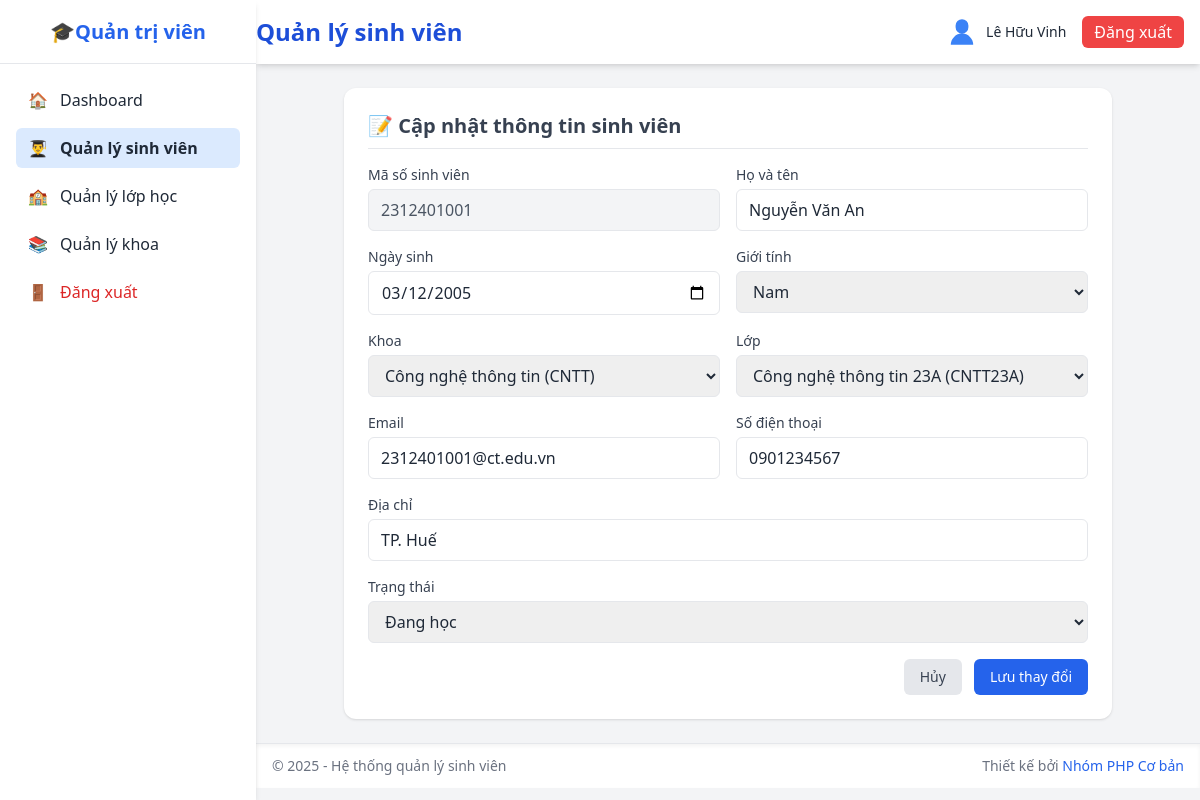
Screenshot of /admin/student_edit.php?mssv=2312401001 (signed in) with the database file from the repository.
### tables this page shows
CREATE TABLE `sinh_vien` (
  `mssv` varchar(20) NOT NULL,
  `hoten` varchar(100) NOT NULL,
  `ngaysinh` date DEFAULT NULL,
  `gioitinh` enum('Nam','Nữ','Khác') DEFAULT 'Nam',
  `malop` varchar(20) DEFAULT NULL,
  `makhoa` varchar(20) DEFAULT NULL,
  `email` varchar(100) DEFAULT NULL,
  `sdt` varchar(20) DEFAULT NULL,
  `diachi` varchar(255) DEFAULT NULL,
  `password` varchar(255) NOT NULL,
  `trangthai` enum('Đang học','Tốt nghiệp','Bảo lưu','Đã nghỉ') DEFAULT 'Đang học'
);

CREATE TABLE `khoa` (
  `makhoa` varchar(20) NOT NULL,
  `tenkhoa` varchar(100) NOT NULL,
  `mota` text DEFAULT NULL
);

CREATE TABLE `lop` (
  `malop` varchar(20) NOT NULL,
  `tenlop` varchar(100) NOT NULL,
  `makhoa` varchar(20) DEFAULT NULL
);

### database/pdo.php (called while the page is built, shortened)
<?php
class DB
{
    private static $pdo = null;
    private static function connect_pdo(): \PDO
    {
        $host = DB_HOST;
        $user = DB_USERNAME;
        $pass = DB_PASSWORD;
        $db   = DB_NAME;
        $charset = DB_CHARSET;
        $dsn = "mysql:host={$host};dbname={$db};charset={$charset}";
        try {
            $options = [
                \PDO::ATTR_ERRMODE => \PDO::ERRMODE_EXCEPTION,
                \PDO::ATTR_DEFAULT_FETCH_MODE => \PDO::FETCH_ASSOC,
                \PDO::ATTR_EMULATE_PREPARES => false,
            ];
            return new \PDO($dsn, $user, $pass, $options);
        } catch (\PDOException $e) {
            die('Kết nối PDO thất bại: ' . $e->getMessage());
        }
    }
    private static function init()
    {
        if (self::$pdo === null) {
            self::$pdo = self::connect_pdo();
        }
    }
    public static function getPdo()
    {
        return self::$pdo;
    }
    public static function select(string $sql, array $params = []): array
    {
        $stmt = self::getPdo()->prepare($sql);
        $stmt->execute($params);
        return $stmt->fetchAll();
    }
    public static function selectOne(string $sql, array $params = []): ?array
    {
        $stmt = self::getPdo()->prepare($sql);
        $stmt->execute($params);
        $row = $stmt->fetch();
        return $row === false ? null : $row;
    }
}

### admin/student_edit.php (the view, shortened to what this page needs)
<?php
$mssv = trim($_GET['mssv'] ?? '');
$student = DB::selectOne('
    SELECT sv.*, l.tenlop, k.tenkhoa
    FROM sinh_vien sv
    LEFT JOIN lop l ON sv.malop = l.malop
    LEFT JOIN khoa k ON sv.makhoa = k.makhoa
    WHERE sv.mssv = :mssv',
    ['mssv' => $mssv]
);
$khoas = DB::select('SELECT makhoa, tenkhoa FROM khoa ORDER BY tenkhoa');
$lops = DB::select('SELECT malop, tenlop, makhoa FROM lop ORDER BY tenlop');
include('../includes/sidebar.php');
include('../includes/header.php');
?>
<div class="bg-white shadow rounded-xl p-6 max-w-3xl mx-auto">
    <h3 class="text-xl font-semibold mb-4 text-gray-700 border-b pb-2">📝 Cập nhật thông tin sinh viên</h3>
    <form action="student_edit_process.php" method="POST" class="space-y-4">
        <div class="grid grid-cols-1 sm:grid-cols-2 gap-4">
            <div>
                <label class="block text-sm font-medium text-gray-700 mb-1">Mã số sinh viên</label>
                <div class="w-full border rounded-md px-3 py-2 bg-gray-100 text-gray-600">
                    <?php echo htmlspecialchars($student['mssv']); ?>
                </div>
            </div>
            <div>
                <label class="block text-sm font-medium text-gray-700 mb-1">Họ và tên</label>
                <input type="text" name="hoten" required value="<?php echo htmlspecialchars($student['hoten']); ?>"
                       class="w-full border rounded-md px-3 py-2 focus:ring-2 focus:ring-blue-400 outline-none">
            </div>
            <div>
                <label class="block text-sm font-medium text-gray-700 mb-1">Ngày sinh</label>
                <input type="date" name="ngaysinh" value="<?php echo htmlspecialchars($student['ngaysinh'] ?? ''); ?>"
                       class="w-full border rounded-md px-3 py-2 focus:ring-2 focus:ring-blue-400 outline-none">
            </div>
            <div>
                <label class="block text-sm font-medium text-gray-700 mb-1">Giới tính</label>
                <select name="gioitinh" class="w-full border rounded-md px-3 py-2 focus:ring-2 focus:ring-blue-400 outline-none">
                    <option value="Nam" <?php echo $student['gioitinh'] === 'Nam' ? 'selected' : ''; ?>>Nam</option>
                </select>
            </div>
            <div>
                <label class="block text-sm font-medium text-gray-700 mb-1">Khoa</label>
                <select id="makhoa" name="makhoa" class="w-full border rounded-md px-3 py-2 focus:ring-2 focus:ring-blue-400 outline-none">
                    <?php foreach ($khoas as $khoa): ?>
                        <option value="<?= htmlspecialchars($khoa['makhoa']) ?>"
                                <?php echo $student['makhoa'] === $khoa['makhoa'] ? 'selected' : ''; ?>>
                            <?= htmlspecialchars($khoa['tenkhoa']) ?> (<?= htmlspecialchars($khoa['makhoa']) ?>)
                        </option>
                    <?php endforeach; ?>
                </select>
            </div>
            <div>
                <label class="block text-sm font-medium text-gray-700 mb-1">Lớp</label>
                <select id="malop" name="malop" class="w-full border rounded-md px-3 py-2 focus:ring-2 focus:ring-blue-400 outline-none">
                    <?php foreach ($lops as $lop): ?>
                        <option value="<?= htmlspecialchars($lop['malop']) ?>"
                                data-makhoa="<?= htmlspecialchars($lop['makhoa']) ?>"
                                <?php echo $student['malop'] === $lop['malop'] ? 'selected' : ''; ?>>
                            <?= htmlspecialchars($lop['tenlop']) ?> (<?= htmlspecialchars($lop['malop']) ?>)
                        </option>
                    <?php endforeach; ?>
                </select>
            </div>
            <div>
                <label class="block text-sm font-medium text-gray-700 mb-1">Email</label>
                <input type="email" name="email" value="<?php echo htmlspecialchars($student['email'] ?? ''); ?>"
                       class="w-full border rounded-md px-3 py-2 focus:ring-2 focus:ring-blue-400 outline-none">
            </div>
            <div>
                <label class="block text-sm font-medium text-gray-700 mb-1">Số điện thoại</label>
                <input type="text" name="sdt" value="<?php echo htmlspecialchars($student['sdt'] ?? ''); ?>"
                       class="w-full border rounded-md px-3 py-2 focus:ring-2 focus:ring-blue-400 outline-none">
            </div>
            <div class="sm:col-span-2">
                <label class="block text-sm font-medium text-gray-700 mb-1">Địa chỉ</label>
                <input type="text" name="diachi" value="<?php echo htmlspecialchars($student['diachi'] ?? ''); ?>"
                       class="w-full border rounded-md px-3 py-2 focus:ring-2 focus:ring-blue-400 outline-none">
            </div>
        </div>
        <div>
            <label class="block text-sm font-medium text-gray-700 mb-1">Trạng thái</label>
            <select name="trangthai" class="w-full border rounded-md px-3 py-2 focus:ring-2 focus:ring-blue-400 outline-none">
                <option value="Đang học" <?php echo $student['trangthai'] === 'Đang học' ? 'selected' : ''; ?>>Đang học</option>
            </select>
        </div>
        <div class="flex justify-end gap-3 mt-6">
            <a href="student_list.php" class="bg-gray-200 hover:bg-gray-300 text-gray-700 px-4 py-2 rounded-md text-sm">Hủy</a>
            <button type="submit" class="bg-blue-600 hover:bg-blue-700 text-white px-4 py-2 rounded-md text-sm">Lưu thay đổi</button>
        </div>
    </form>
</div>
<?php include('../includes/footer.php'); ?>

### rows the page displays
sinh_vien: mssv "2312401001", hoten "Nguyễn Văn An", ngaysinh "03/12/2005", gioitinh "Nam", makhoa "Công nghệ thông tin (CNTT)", malop "Công nghệ thông tin 23A (CNTT23A)", email "2312401001@ct.edu.vn", sdt "0901234567", diachi "TP. Huế", trangthai "Đang học"

### other values shown
$page_title "Quản lý sinh viên"
$_SESSION['fullname'] "Lê Hữu Vinh"
